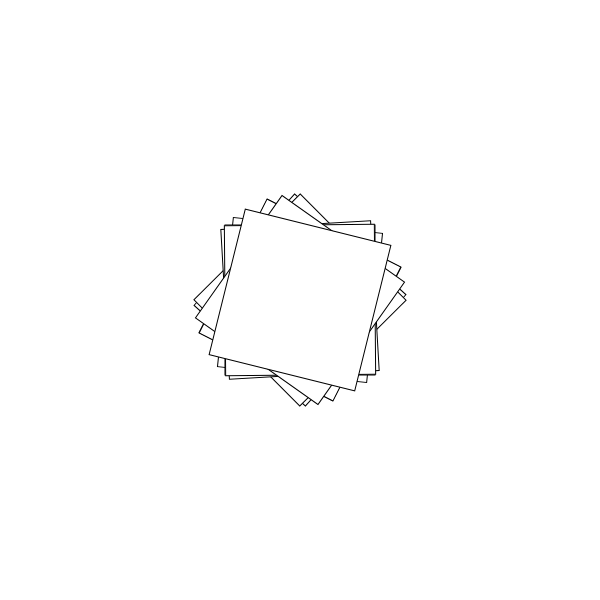
Frame 1 (no input)
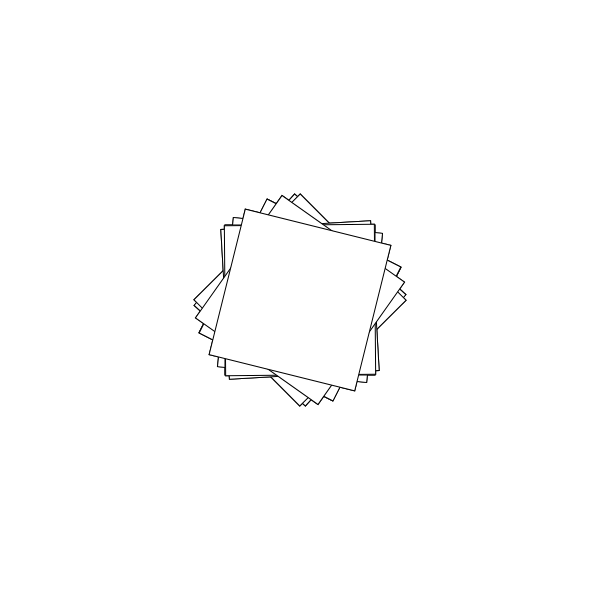
Frame 2 (the mouse pressed at the canvas centre, redrawn once)

The p5.js sketch that drew these frames (run headless with seeded random() and noise() and a simulated clock; the mouse was pressed at the canvas centre and the sketch redrawn once):

// p5.js sketch
// ── sketch.js
function setup() {
  createCanvas(600, 600);
  background(255);
  noLoop();
}

function draw() {
  translate(width / 2, height / 2);
  for (var i = 1; i < 100; i+=10) {
    rotate(50+i);
    rect(-150 / 2, -150 / 2, 150, 150);
  }
}
